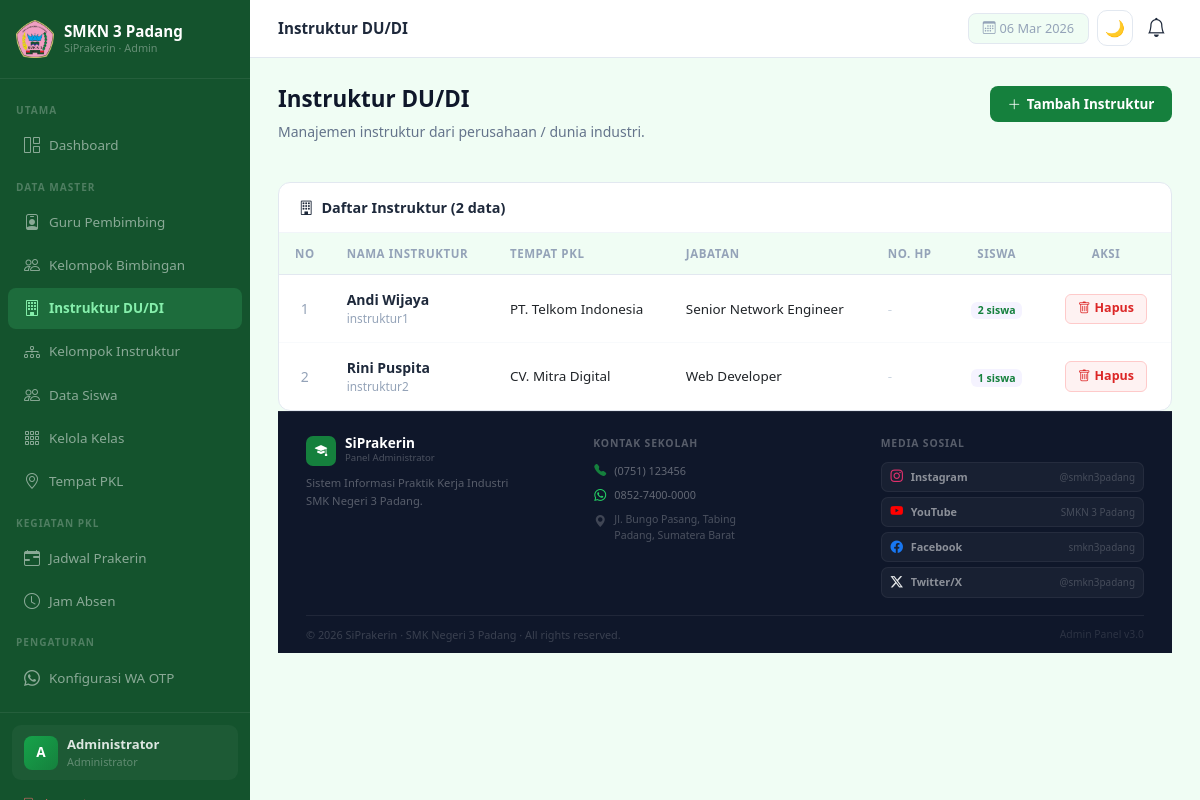
Page /admin/instruktur/index.php (signed in) on the committed database.
### tables this page shows
CREATE TABLE IF NOT EXISTS `instruktur` (
  `id` int(11) NOT NULL AUTO_INCREMENT,
  `user_id` int(11) NOT NULL,
  `tempat_pkl_id` int(11) DEFAULT NULL,
  `jabatan` varchar(100) DEFAULT NULL,
  `no_hp` varchar(20) DEFAULT NULL,
  `alamat` text DEFAULT NULL,
  `jenis_kelamin` enum('pria','wanita') DEFAULT NULL,
  `tempat_lahir` varchar(100) DEFAULT NULL,
  `tanggal_lahir` date DEFAULT NULL,
  PRIMARY KEY (`id`),
  KEY `user_id` (`user_id`),
  KEY `tempat_pkl_id` (`tempat_pkl_id`),
  CONSTRAINT `instruktur_ibfk_1` FOREIGN KEY (`user_id`) REFERENCES `users` (`id`) ON DELETE CASCADE,
  CONSTRAINT `instruktur_ibfk_2` FOREIGN KEY (`tempat_pkl_id`) REFERENCES `tempat_pkl` (`id`) ON DELETE SET NULL
);

CREATE TABLE `users` (
  `id` int(11) NOT NULL AUTO_INCREMENT,
  `nama` varchar(100) NOT NULL,
  `username` varchar(50) NOT NULL,
  `password` varchar(255) NOT NULL,
  `role` enum('admin','siswa','guru') NOT NULL,
  `created_at` timestamp NOT NULL DEFAULT current_timestamp(),
  PRIMARY KEY (`id`),
  UNIQUE KEY `username` (`username`)
);

CREATE TABLE `tempat_pkl` (
  `id` int(11) NOT NULL AUTO_INCREMENT,
  `nama_tempat` varchar(150) NOT NULL,
  `alamat` text DEFAULT NULL,
  `pembimbing_lapangan` varchar(100) DEFAULT NULL,
  `no_hp` varchar(20) DEFAULT NULL,
  `kuota` int(11) DEFAULT 0,
  `created_at` timestamp NOT NULL DEFAULT current_timestamp(),
  PRIMARY KEY (`id`)
);

### admin/instruktur/index.php (the view, shortened to what this page needs)
<?php
require '../../config/database.php';
$result = mysqli_query($conn,"
  SELECT i.id, i.jabatan, i.no_hp,
         u.nama, u.username,
         tp.nama_tempat,
         (SELECT COUNT(*) FROM siswa WHERE instruktur_id=i.id) AS jml_siswa
  FROM instruktur i
  JOIN users u ON i.user_id=u.id
  LEFT JOIN tempat_pkl tp ON i.tempat_pkl_id=tp.id
  ORDER BY u.nama ASC
");
require '../layout/header.php';
?>
<div class="d-flex justify-content-between align-items-start page-header">
  <div>
    <h1>Instruktur DU/DI</h1>
    <p>Manajemen instruktur dari perusahaan / dunia industri.</p>
  </div>
  <a href="tambah.php" class="btn-primary-custom"><i class="bi bi-plus-lg"></i> Tambah Instruktur</a>
</div>
<div class="table-card">
  <div class="table-card-header">
    <h5><i class="bi bi-building me-2"></i>Daftar Instruktur (<?= mysqli_num_rows($result) ?> data)</h5>
  </div>
  <div style="overflow-x:auto;"><table class="tbl">
    <thead><tr>
      <th style="width:45px;text-align:center">No</th>
      <th>Nama Instruktur</th>
      <th>Tempat PKL</th>
      <th>Jabatan</th>
      <th>No. HP</th>
      <th style="text-align:center">Siswa</th>
      <th style="text-align:center;width:130px">Aksi</th>
    </tr></thead>
    <tbody>
    <?php if(mysqli_num_rows($result)===0): ?>
      <tr><td colspan="7"><div class="empty-state"><i class="bi bi-building-x"></i><p>Belum ada instruktur.</p></div></td></tr>
    <?php else: $no=1; while($r=mysqli_fetch_assoc($result)): ?>
    <tr>
      <td style="text-align:center;color:#94a3b8;"><?= $no++ ?></td>
      <td>
        <div style="font-weight:600;color:#1e293b;"><?= htmlspecialchars($r['nama']) ?></div>
        <div style="font-size:.74rem;color:#94a3b8;"><?= htmlspecialchars($r['username']) ?></div>
      </td>
      <td style="font-size:.84rem;"><?= $r['nama_tempat'] ? htmlspecialchars($r['nama_tempat']) : '<span style="color:#cbd5e1">-</span>' ?></td>
      <td style="font-size:.84rem;"><?= $r['jabatan'] ? htmlspecialchars($r['jabatan']) : '<span style="color:#cbd5e1">-</span>' ?></td>
      <td style="font-size:.84rem;"><?= $r['no_hp'] ? htmlspecialchars($r['no_hp']) : '<span style="color:#cbd5e1">-</span>' ?></td>
      <td style="text-align:center;">
        <span class="badge <?= $r['jml_siswa']>0 ? 'badge-purple' : 'badge-gray' ?>"><?= $r['jml_siswa'] ?> siswa</span>
      </td>
      <td style="text-align:center;">
        <div class="d-flex gap-1 justify-content-center">
          <a href="hapus.php?id=<?= $r['id'] ?>" class="btn-danger-sm btn-hapus" data-nama="instruktur <?= htmlspecialchars($r['nama']) ?>"><i class="bi bi-trash"></i> Hapus</a>
        </div>
      </td>
    </tr>
    <?php endwhile; endif; ?>
    </tbody>
  </table></div>
<?php require '../layout/footer.php'; ?>

### admin/layout/header.php (style rules this page uses)
:root { --primary: #15803d; --sidebar-bg: #14532d; --sidebar-w: 250px; --topbar-h: 58px; }
body { background: #f0fdf4; font-size: 0.9rem; }
.page-header { margin-bottom: 1.5rem; }
.page-header h1 { font-size: 1.4rem; font-weight: 800; color: #0f172a; }
.page-header p { color: #64748b; font-size: .875rem; margin-top: 3px; }
.table-card { background: #fff; border-radius: 12px; border: 1px solid #e2e8f0; overflow: hidden; }
.table-card-header { padding: 1rem 1.25rem; border-bottom: 1px solid #f1f5f9; display: flex; justify-content: space-between; align-items: center; flex-wrap: wrap; gap: 8px; }
.table-card-header h5 { font-weight: 700; font-size: .9rem; margin: 0; color: #1e293b; }
.tbl { width: 100%; border-collapse: collapse; }
.tbl thead th { background: #f0fdf4; padding: .75rem 1rem; text-align: left; font-size: .72rem; font-weight: 700; color: #94a3b8; letter-spacing: .05em; text-transform: uppercase; border-bottom: 1px solid #e2e8f0; }
.tbl tbody td { padding: .875rem 1rem; border-bottom: 1px solid #f8fafc; vertical-align: middle; font-size: .875rem; }
.tbl tbody tr:last-child td { border-bottom: none; }
.btn-primary-custom { background: #15803d; color: #fff; border: none; padding: .5rem 1.1rem; border-radius: 8px; font-weight: 600; font-size: .84rem; display: inline-flex; align-items: center; gap: 6px; text-decoration: none; transition: .18s; cursor: pointer; }
.btn-danger-sm { background: #fef2f2; color: #dc2626; border: 1px solid #fecaca; padding: .3rem .75rem; border-radius: 6px; font-size: .78rem; font-weight: 600; text-decoration: none; display: inline-flex; align-items: center; gap: 4px; transition: .15s; }
.badge-purple { background: #f5f3ff; color: #15803d; }
:root { --primary: #15803d; --primary-dark: #166534; --text-main: #1e293b; --text-muted: #64748b; --border: #e2e8f0; --bg-body: #f0fdf4; --surface: #ffffff; --radius: 12px; --muted: #94a3b8; --text: #1e293b; --accent: #15803d; --r: 12px; }

### rows in the picture
instruktur: user.nama "Andi Wijaya", user.username "instruktur1", tempat_pkl.nama_tempat "PT. Telkom Indonesia", jabatan "Senior Network Engineer", jml_siswa "2"
instruktur: user.nama "Rini Puspita", user.username "instruktur2", tempat_pkl.nama_tempat "CV. Mitra Digital", jabatan "Web Developer", jml_siswa "1"

### other values in the picture
substr($_SESSION['nama']??'A',0,1) "A"
substr($_SESSION['nama']??'Admin',0,16) "Administrator"
$page_title "Instruktur DU/DI"
mysqli_num_rows($result) "2"
$nm "Instagram"
$hndl "@smkn3padang"
$nm "YouTube"
$hndl "SMKN 3 Padang"
$nm "Facebook"
$hndl "smkn3padang"
$nm "Twitter/X"
